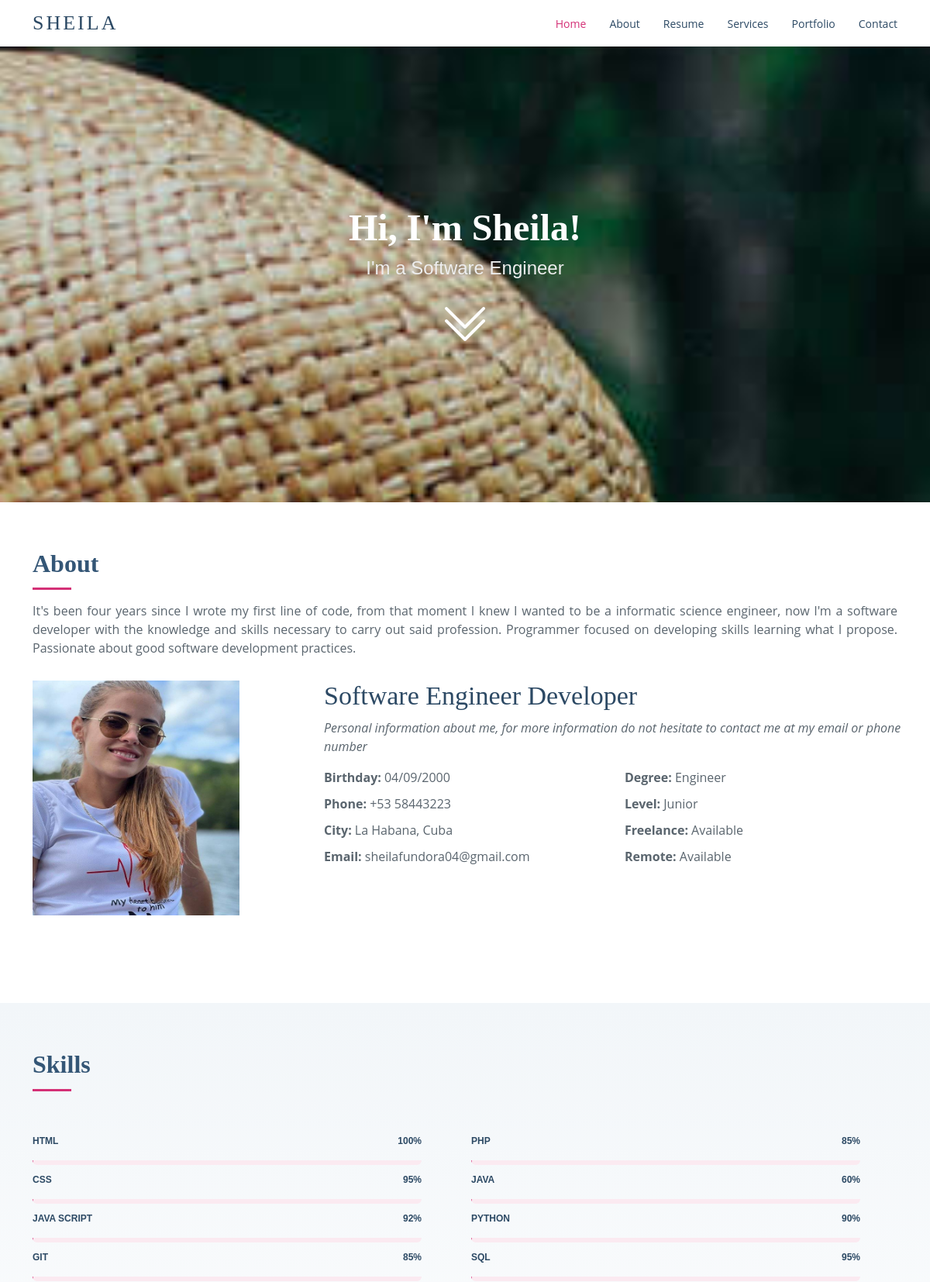
The page / (upper part) on the database its author committed.
### app/models.py (models this page shows)
class Persona(models.Model):
    speciality = models.CharField(max_length=255)
    level = models.CharField(max_length=255)
    degree = models.CharField(max_length=255)
    phone = models.CharField(max_length=255)
    city = models.CharField(max_length=255)
    birthday = models.CharField(max_length=255)
    remote = models.BooleanField()
    freelance = models.BooleanField()
    img = models.ImageField(upload_to='persona')
    class Meta:
        verbose_name = 'Persona'
        verbose_name_plural = 'Personas'

class TextDescript(models.Model):
    description = models.TextField()
    ubicacion = models.CharField(max_length=255)

class SocialNetwork(models.Model):
    name = models.CharField(max_length=255)
    link = models.CharField(max_length=255)

class Skills(models.Model):
    name = models.CharField(max_length=255)
    percent = models.IntegerField()

### app/views.py (the view)
# urls.py: path('', views.index, name='index'),
def index(request):
    persona = Persona.objects.all()
    skills = Skills.objects.all().values()
    networks = SocialNetwork.objects.all().values()
    textDescript = TextDescript.objects.all().values()
    services = Services.objects.all().values()
    sumary = Sumary.objects.all().values()
    project = Project.objects.all().values()
    projectTech = ProectTech.objects.all().values()
    experience = Experience.objects.all().values()
    experienceDetails = ExperienceDetails.objects.all().values()
    education = Education.objects.all().values()
    educationsDetails = EducationsDetails.objects.all().values()
    awards = Awards.objects.all().values()
    categories = Categories.objects.all().values()
    portafolio = Portafolio.objects.all()
    context = {
        'persona': persona[0],
        'skills': skills,
        'linkdin': networks[0],
        'github': networks[1],
        'twitter': networks[2],
        'instagram': networks[3],
        'facebook': networks[4],
        'email': networks[5],
        'textDescript': textDescript[0],
        'services': services,
        'sumary': sumary[0],
        'project': project,
        'projectTech': projectTech,
        'experience': experience,
        'experienceDetails': experienceDetails,
        'education': education,
        'educationsDetails': educationsDetails,
        'awards': awards,
        'sizeAward': len(awards),
        'categories': categories,
        'portafolio': portafolio
    }
    return render(request,'index.html', context)

### app/templates/index.html (shortened to what this page needs)
{% extends 'base.html' %}
{% block content %}
    <header id="header" class="d-flex align-items-center px-3 px-md-0">
            <div class="container d-flex align-items-center justify-content-between">
          <div class="logo">
            <h1><a href="{%  url 'index' %}">Sheila</a></h1>
          </div>
          <nav id="navbar" class="navbar">
            <ul>
              <li><a class="nav-link scrollto active" href="#hero">Home</a></li>
              <li><a class="nav-link scrollto" href="#about">About</a></li>
              <li><a class="nav-link scrollto" href="#resume">Resume</a></li>
              <li><a class="nav-link scrollto" href="#services">Services</a></li>
              <li><a class="nav-link scrollto" href="#portfolio">Portfolio</a></li>
              <li><a class="nav-link scrollto" href="#contact">Contact</a></li>
            </ul>
          </nav>
        </div>
        </header>
    <section id="hero" class="d-flex flex-column align-items-center justify-content-center mt-5">
    <h1>Hi, I'm Sheila!</h1>
    <h2>I'm a {{ persona.speciality }}</h2>
    <a href="#about" class="btn-get-started scrollto"><i class="bi bi-chevron-double-down"></i></a>
    </section>
    <main id="main">
    <section id="about" class="about px-4 px-md-0 ">
      <div class="container w-md-75" data-aos="fade-up" >
        <div class="section-title">
          <h2>About</h2>
          <p style="text-align: justify">{{ textDescript.description }}</p>
        </div>
        <div class="row">
          <div class="col-lg-4">
            <img src="{{persona.img.url}}" class="img-fluid w-75 " alt="" style="height: 85%; width: 85%">
          </div>
          <div class="col-lg-8 pt-4 pt-lg-0 content ps-2 ">
            <h3>{{ persona.speciality }} Developer</h3>
            <p class="fst-italic">
              Personal information about me, for more information do not hesitate to contact me at my email or
                phone number
            </p>
            <div class="row mt-3">
              <div class="col-lg-6">
                <ul class="p-0">
                    <li class="li-about"> <strong>Birthday:</strong> {{persona.birthday}}</li>
                    <li class="li-about"> <strong>Phone:</strong> {{persona.phone}}</li>
                    <li class="li-about"> <strong>City:</strong> {{persona.city}}</li>
                    <li class="li-about"><strong>Email:</strong> {{email.link}}</li>
                </ul>
              </div>
              <div class="col-lg-6">
                <ul class="p-0">
                    <li class="li-about"><strong>Degree:</strong> {{persona.degree}}</li>
                    <li class="li-about"><strong>Level:</strong> {{persona.level}}</li>
                    <li class="li-about">
                    <strong>Freelance:</strong>
                    {% if persona.freelance %}
                        Available
                    {% else %}
                        No Available
                    {% endif %}
                    </li>
                    <li class="li-about">
                    <strong>Remote:</strong>
                    {% if persona.remote %}
                    Available
                    {% else %}
                    No Available
                    {% endif %}
                    </li>
                </ul>
              </div>
            </div>
          </div>
        </div>
      </div>
    </section>
    <section id="skills" class="skills section-bg px-4 px-md-0">
      <div class="container">
        <div class="section-title">
          <h2>Skills</h2>
        </div>
        <div class="row skills-content justify-content-around">
          <div id="skill" class="ms-5 ms-md-0">
            {% for it in skills %}
               <div class="progress me-5">
                  <span class="skill">{{ it.name }} <i class="val">{{ it.percent }}%</i></span>
                  <div class="progress-bar-wrap">
                  </div>
               </div>
            {%  endfor %}
          </div>
        </div>
      </div>
    </section>
    </main>
{% endblock %}

### app/static/assets/css/style.css (style rules this page uses)
body { font-family: "Open Sans", sans-serif; color: #5a656e; }
a { color: #d43076; text-decoration: none; }
h1, h2, h3, h4, h5, h6 { font-family: "Playfair Display", serif; }
#header { transition: all 0.5s; z-index: 997; transition: all 0.5s; height: 60px; background: #fff; box-shadow: 0px 0px 20px 0px rgba(0, 0, 0, 0.12); }
#header .logo h1 { font-size: 26px; margin: 0; padding: 6px 0; line-height: 1; font-weight: 500; letter-spacing: 3px; text-transform: uppercase; }
#header .logo h1 a, #header .logo h1 a:hover { color: #2c4964; text-decoration: none; }
.scrolled-offset { margin-top: 60px; }
.navbar { padding: 0; }
.navbar ul { margin: 0; padding: 0; display: flex; list-style: none; align-items: center; }
.navbar li { position: relative; }
.navbar a, .navbar a:focus { display: flex; align-items: center; justify-content: space-between; padding: 10px 0 10px 30px; font-size: 14px; color: #2c4964; white-space: nowrap; transition: 0.3s; }
.navbar a:hover, .navbar .active, .navbar .active:focus, .navbar li:hover>a { color: #d43076; }
#hero { width: 100%; height: 75vh; background: url("../img/hero-bg.jpg") top center; background-size: cover; padding: 0 15px; }
#hero h1 { margin: 0 0 10px 0; font-size: 48px; font-weight: 700; line-height: 56px; color: #fff; }
#hero h2 { color: #eee; margin-bottom: 10px; font-size: 24px; font-weight: 300; font-family: "Poppins", sans-serif; }
#hero .btn-get-started { font-size: 64px; transition: 0.5s; color: #fff; height: 60px; }
@media (min-width: 1024px) { #hero { background-attachment: fixed; } }
section { padding: 60px 0; }
.section-bg { background: linear-gradient(180deg, #f2f6f9 0%, #fff 100%); }
.section-title { padding-bottom: 30px; }
.section-title h2 { font-size: 32px; font-weight: bold; margin-bottom: 15px; padding-bottom: 15px; position: relative; color: #345676; }
.section-title h2::after { content: ""; position: absolute; display: block; width: 50px; height: 3px; background: #d43076; bottom: 0; left: 0; }
.section-title p { margin-bottom: 0; }
.about .content { padding: 30px 0; }
.about .content h3 { font-weight: 500; font-size: 34px; color: #2c4964; }
.about .content p { margin-bottom: 0; }
.skills .progress { height: 50px; display: block; background: none; }
.skills .progress .skill { padding: 10px 0; margin: 0 0 6px 0; text-transform: uppercase; display: block; font-weight: 600; font-family: "Poppins", sans-serif; color: #2c4964; }
.skills .progress .skill .val { float: right; font-style: normal; }
.skills .progress-bar-wrap { background: #fbeaf1; }

### app/static/assets/css/mycss.css (style rules this page uses)
.li-about { list-style: none; margin-bottom: 10px; }
#skill { column-count: 2; }

### rows shown on the page
Persona: speciality "Software Engineer", img (picture), birthday "04/09/2000", phone "+53 58443223", city "La Habana, Cuba", degree "Engineer", level "Junior"
TextDescript: description "It's been four years since I wrote my first line of code, from that moment I knew I wanted to be a informatic science engineer, now I'm a software developer with the knowledge and skills necessary to carry out said profession. Programmer focused on developing skills learning what I propose. Passionate about good software development practices."
SocialNetwork: link "sheilafundora04@gmail.com"
Skills: name "HTML", percent "100"
Skills: name "CSS", percent "95"
Skills: name "JAVA SCRIPT", percent "92"
Skills: name "GIT", percent "85"
Skills: name "PHP", percent "85"
Skills: name "JAVA", percent "60"
Skills: name "PYTHON", percent "90"
Skills: name "SQL", percent "95"
